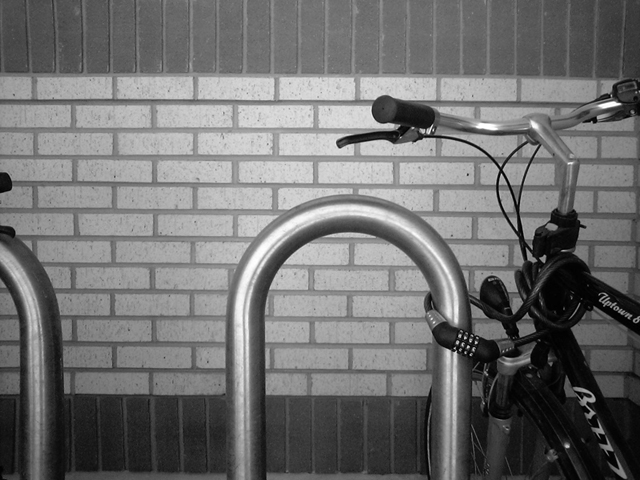
%> input picture image/bike.png, 640 x 480 px
$ octave L10_1Canny_Edge_Detector.m   (GNU Octave 9; MATLAB toolbox functions it lacks are replaced by stand-ins)
%> lines starting %> are read from the running program, lines starting %| are printed output that depends on the picture; in (x1, y1, x2, y2) boxes, pixels count from 0 and x2, y2 are one past the last pixel; in counts of white or black regions, pixels touching at a corner belong together; the program's own positions count from 1
%L10_1 Canny Edge Detector
clear, clc, close all;

%load image
%Img = rgb2gray(imread('portrait_female.jpg'));
Img = imread('bike.png');
%> Img is the input picture: size 480x640 uint8; min 0, max 255, mean 112.2

%loop over some different standard deviation of Gaussian
sigmaArray = [sqrt(2)   sqrt(16)   sqrt(32)];
threshold = 0.15;

figure(1), clf;
subplot(2, 2, 1), imshow(Img), title('Original Image');
for i = 1 : numel(sigmaArray)
    %compute and display Canny edges
    sigma = sigmaArray(i);
    bw = edge(Img, "canny", threshold, sigma);
    subplot(2, 2, i + 1), imshow(bw);
    title(sprintf('sigma = %.2f', sigma));
    imwrite(bw, ['Canny_Edge_' num2str(sigma), '.jpg']);
end %end of for
%> this loop made 3 passes
%> pass 1, `bw = edge(Img, "canny", threshold, sigma);`:
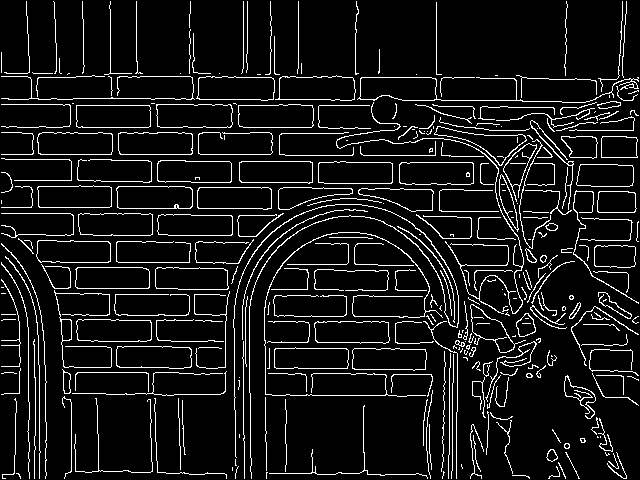
%> bw: size 480x640 logical; 8.6% white in thin lines or dots
%> pass 2, `bw = edge(Img, "canny", threshold, sigma);`:
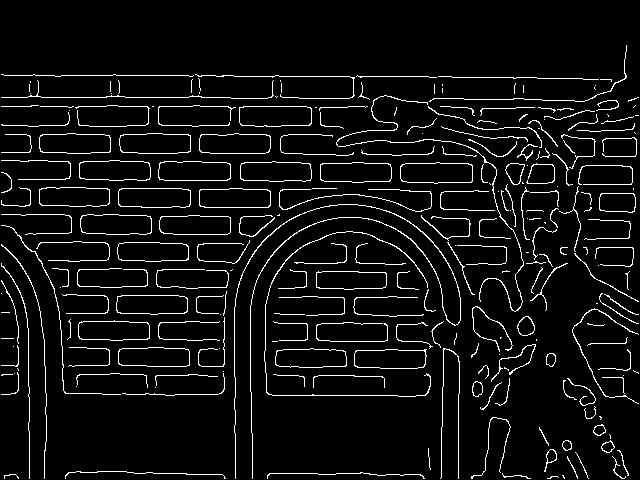
%> bw: size 480x640 logical; 6% white in thin lines or dots
%> pass 3, `bw = edge(Img, "canny", threshold, sigma);`:
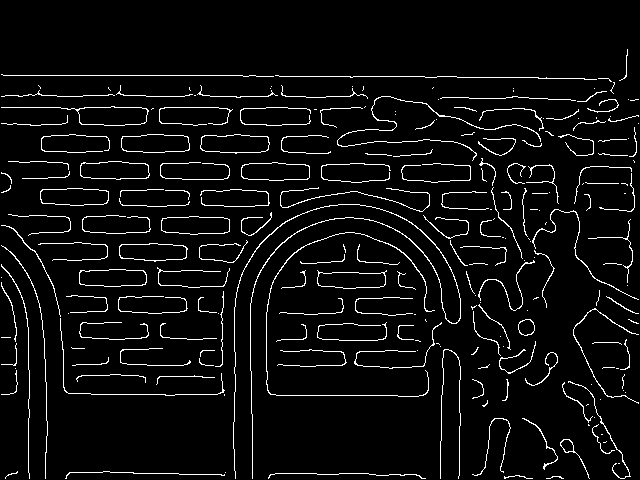
%> bw: size 480x640 logical; 5.2% white in thin lines or dots, all inside (x1, y1, x2, y2) = (1, 49, 639, 479)
